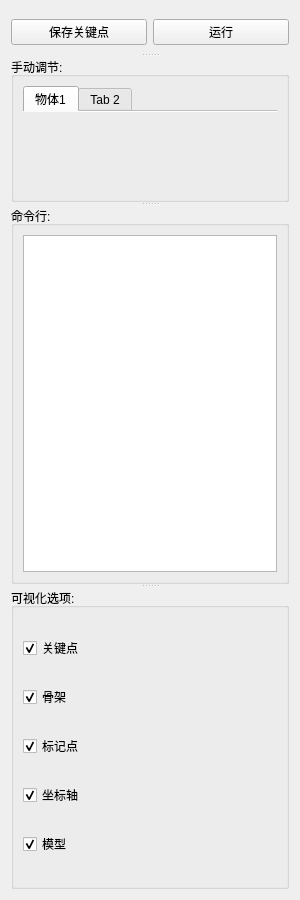
<?xml version="1.0" encoding="UTF-8"?>
<ui version="4.0">
 <class>Form</class>
 <widget class="QWidget" name="Form">
  <property name="geometry">
   <rect>
    <x>0</x>
    <y>0</y>
    <width>300</width>
    <height>900</height>
   </rect>
  </property>
  <property name="maximumSize">
   <size>
    <width>300</width>
    <height>16777215</height>
   </size>
  </property>
  <property name="windowTitle">
   <string>Form</string>
  </property>
  <layout class="QHBoxLayout" name="horizontalLayout_2">
   <item>
    <widget class="QSplitter" name="splitter">
     <property name="orientation">
      <enum>Qt::Vertical</enum>
     </property>
     <widget class="QWidget" name="">
      <layout class="QHBoxLayout" name="horizontalLayout">
       <item>
        <widget class="QPushButton" name="btn_save">
         <property name="text">
          <string>保存关键点</string>
         </property>
        </widget>
       </item>
       <item>
        <widget class="QPushButton" name="btn_run">
         <property name="text">
          <string>运行</string>
         </property>
        </widget>
       </item>
      </layout>
     </widget>
     <widget class="QGroupBox" name="groupbox_tab">
      <property name="title">
       <string>手动调节:</string>
      </property>
      <layout class="QGridLayout" name="layout_tab">
       <item row="0" column="2">
        <widget class="QTabWidget" name="tab_widget_objs">
         <property name="tabPosition">
          <enum>QTabWidget::North</enum>
         </property>
         <property name="tabShape">
          <enum>QTabWidget::Rounded</enum>
         </property>
         <property name="currentIndex">
          <number>0</number>
         </property>
         <property name="elideMode">
          <enum>Qt::ElideLeft</enum>
         </property>
         <property name="documentMode">
          <bool>true</bool>
         </property>
         <property name="tabsClosable">
          <bool>false</bool>
         </property>
         <property name="tabBarAutoHide">
          <bool>false</bool>
         </property>
         <widget class="QWidget" name="tab1">
          <attribute name="title">
           <string>物体1</string>
          </attribute>
          <layout class="QGridLayout" name="layout_subtab_1"/>
         </widget>
         <widget class="QWidget" name="tab2">
          <attribute name="title">
           <string>Tab 2</string>
          </attribute>
         </widget>
        </widget>
       </item>
      </layout>
     </widget>
     <widget class="QGroupBox" name="groupbox_outprint">
      <property name="title">
       <string>命令行:</string>
      </property>
      <layout class="QVBoxLayout" name="layou_text_edit">
       <item>
        <widget class="QPlainTextEdit" name="text_edit_outprint">
         <property name="readOnly">
          <bool>true</bool>
         </property>
        </widget>
       </item>
      </layout>
     </widget>
     <widget class="QGroupBox" name="groupbox_visualize_sets">
      <property name="title">
       <string>可视化选项:</string>
      </property>
      <layout class="QGridLayout" name="layout_visulize_sets">
       <item row="0" column="0">
        <widget class="QCheckBox" name="rbtn_points3d">
         <property name="text">
          <string>关键点</string>
         </property>
         <property name="checked">
          <bool>true</bool>
         </property>
        </widget>
       </item>
       <item row="1" column="0">
        <widget class="QCheckBox" name="rbtn_backbone">
         <property name="text">
          <string>骨架</string>
         </property>
         <property name="checked">
          <bool>true</bool>
         </property>
        </widget>
       </item>
       <item row="2" column="0">
        <widget class="QCheckBox" name="rbtn_points2d">
         <property name="text">
          <string>标记点</string>
         </property>
         <property name="checked">
          <bool>true</bool>
         </property>
        </widget>
       </item>
       <item row="3" column="0">
        <widget class="QCheckBox" name="rbtn_axis">
         <property name="tabletTracking">
          <bool>false</bool>
         </property>
         <property name="text">
          <string>坐标轴</string>
         </property>
         <property name="checked">
          <bool>true</bool>
         </property>
         <property name="autoRepeat">
          <bool>false</bool>
         </property>
        </widget>
       </item>
       <item row="4" column="0">
        <widget class="QCheckBox" name="rbtn_model">
         <property name="text">
          <string>模型</string>
         </property>
         <property name="checked">
          <bool>true</bool>
         </property>
        </widget>
       </item>
      </layout>
     </widget>
    </widget>
   </item>
  </layout>
 </widget>
 <resources/>
 <connections/>
</ui>
